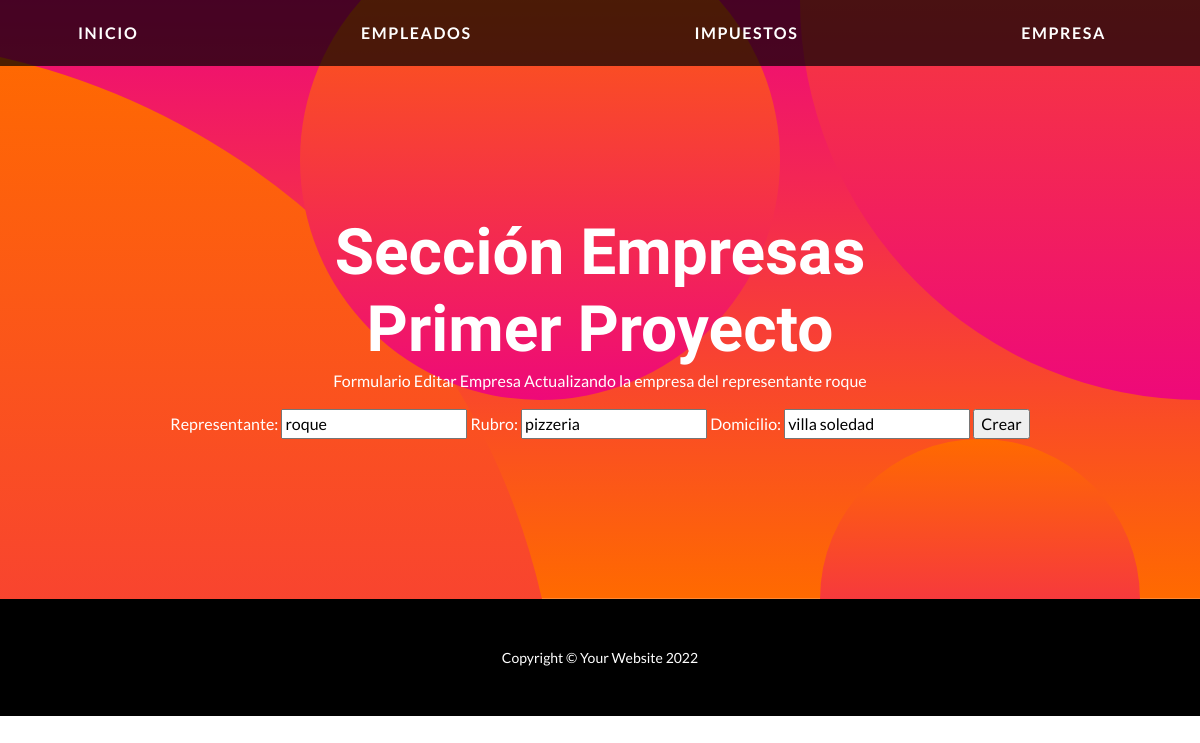
Page /actualizare/5/ on the committed database.
### applications/servicioImpuestos/models.py (models this page shows, shortened)
class Empresa(models.Model):
    representante = models.CharField("Representante", max_length=50)
    rubro = models.CharField("Rubro", max_length=50)
    domicilio = models.CharField("Domicilio", max_length=50)

### applications/servicioImpuestos/views.py (the view)
# urls.py: path('actualizare/<id>/', views.actualizare, name="ActualizarE"),
def actualizare(request, id):
    empresa=models.Empresa.objects.get(id=id)
    if request.method=="POST":
        formulario=forms.FormularioEmpresa(request.POST)
        if formulario.is_valid():
            informacion=formulario.cleaned_data
            empresa.representante=informacion['representante']
            empresa.rubro=informacion['rubro']
            empresa.domicilio=informacion['domicilio']
            empresa.save()
            return render(request,"index.html",  {"representante":empresa.representante, "rubro":empresa.rubro, "domicilio":empresa.domicilio})
    else:
        formulario = forms.FormularioEmpresa(initial={"representante":empresa.representante, "rubro":empresa.rubro, "domicilio":empresa.domicilio})
    return render(request, "actualizare.html",{"miform":formulario, "representante":empresa.representante})

### applications/servicioImpuestos/forms.py
class FormularioEmpresa(forms.Form):
    representante = forms.CharField()
    rubro = forms.CharField()
    domicilio = forms.CharField()

### templates/actualizare.html (shortened to what this page needs)
{% extends 'index.html' %}
{% block info %}
    <h2 class="masthead-subheading mb-0">
        Sección Empresas
    </h2>
{% endblock info %}
{% block contenido %}
    <p>
        Formulario Editar Empresa
        Actualizando la empresa del representante {{representante}}
    </p>
<form action="", method="POST">{% csrf_token %}
    {{miform.as_table}}
    <input type="submit", value="Crear">
</form>
{% endblock contenido %}

### rows in the picture
Empresa: representante "roque", rubro "pizzeria", domicilio "villa soledad"
